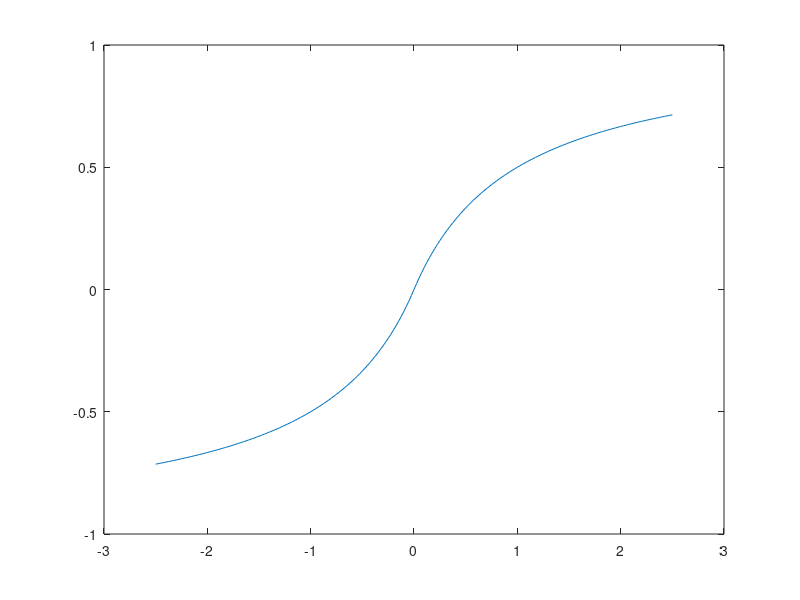

MATLAB code to generate this figure: (Note: this script raises an error after producing the figure.)
% close all
target = 0
range = -25:0.1:25
sensitivity = .5;
reward = exp(-sensitivity*abs(target-range))

plot(range,reward)

%%
val = -10 : .1 : 10 
scale = 0.25
val = val * scale

valreturn = val ./ (1 + abs(val));

plot(val,valreturn)

%%
a = 1;
b = 1;
c = 1;

a*exp(-((x-b)^2)/(2*c^2))


%%
target = 0
actual = 0:10
Delta = abs(target - actual)
if(Delta < 0)
    Delta = 0
end
if(Delta>target)
    Delta = target
end

output = (1-(Delta/target).^2).^2

plot(actual, output)
hold on